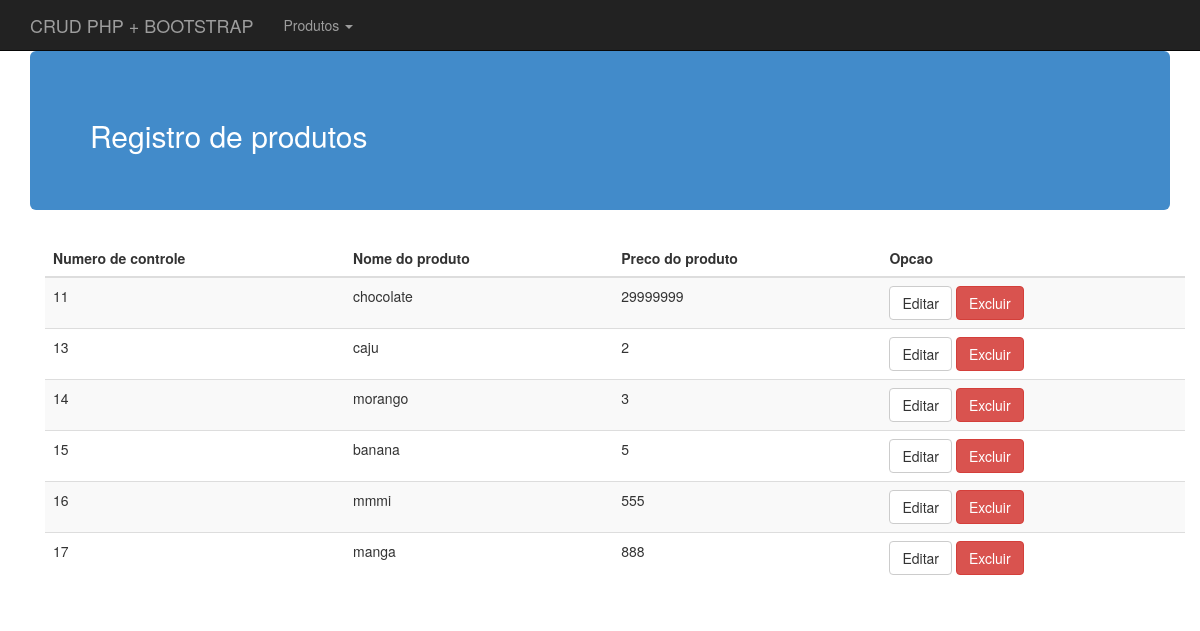
The page / on the database its author committed.
### tables this page shows
CREATE TABLE IF NOT EXISTS `produtos` (
  `id` int(11) NOT NULL AUTO_INCREMENT,
  `nome` varchar(45) NOT NULL,
  `preco` double NOT NULL,
  PRIMARY KEY (`id`)
);

### controller/produto_controller.php (called while the page is built, shortened)
<?php
require_once 'model/produto_model.php';
class produto_controller{
	private $model_e;
	function __construct(){
		$this->model_e= new produto_model();
	}
	function index(){
		$query = $this->model_e->get();
		require_once 'view/header.php';
		require_once 'view/index.php';
		require_once 'view/footer.php';
	}
}
?>

### bd/conecta.php (called while the page is built)
<?php
class conecta{
	public static function getConnection(){
		$conn = new mysqli("localhost:3306","root","admin123","registroprodutos");
		$conn->query("SET NAMES 'utf8'");
		return $conn;
	}
}

### model/produto_model.php (called while the page is built, shortened)
<?php
	class produto_model{
		private $DB;
		private $produtos;
		function __construct(){
			$this->DB = conecta::getConnection();
			$this->produtos =  array();
		}
		function get(){
			$query= $this->DB->query("SELECT * FROM produtos");
			while($fila=$query->fetch_assoc()){
				$this->produtos[] = $fila;
			}
			return $this->produtos;
		}
	}
?>

### view/index.php (the view)
<div class="container" style=""margin-top:80px>
	<div class="jumbotron">
		<h2>Registro de produtos</h2>
	</div>
	<div class="container">
		<table class="table table-striped">
			<thead>
				<tr>
					<th>Numero de controle</th>
					<th>Nome do produto</th>
					<th>Preco do produto</th>
					<th>Opcao</th>
				</tr>
			</thead>
			<tbody>
				<?php foreach ($query as $data):?>
					<tr>
						<td><?php echo $data['id']?></td>
						<td><?php echo $data['nome']?></td>
						<td><?php echo $data['preco']?></td>
						<td><a href="index.php?c=produto&a=produto&_id=<?php echo $data['id'] ?>" class= "btn btn-default">Editar</a>
						    <a href="index.php?c=produto&a=delete&_id=<?php echo $data['id'] ?>" class= "btn btn-danger">Excluir</a></td>
					</tr>
				<?php endforeach; ?>
			</tbody>
		</table>
	</div>
</div>

### index.php (shortened to what this page needs)
<?php
require_once "bd/conecta.php";
if(!isset($_REQUEST['c']))
{
	$controller = new $controller;
	$controller->Index();
	}
?>

### view/header.php (shortened to what this page needs)
<!DOCTYPE html>
<html lang="pt">
<head>
	<link rel="stylesheet" href="styles/css/bootstrap.min.css">
	<link rel="stylesheet" href="styles/css/estilo.css">
</head>
<body>
	<header>
        <nav class="navbar navbar-inverse navbar-static-top" role="navigation">
			<div class="container">
				<div class="navbar-header">
					<a href="#" class="navbar-brand">CRUD PHP + BOOTSTRAP</a>
				</div>
				<div class="collapse navbar-collapse" id="navegacao">
					<ul class="nav navbar-nav">
						<li class="dropdown">
							<a href="#" class="dropdown-toggle" data-toggle="dropdown" role="button">
								Produtos <span class="caret"></span>
							</a>
						</li>
					</ul>
				</div>
			</div>
		</nav>
	</header>

### view/footer.php (shortened to what this page needs)
</body>
</html>

### styles/css/estilo.css (style rules this page uses)
.navbar { margin-bottom: 0; }
.jumbotron { background: #428BCA; color:#FFF; padding: 20 0; }

### rows shown on the page
produtos: id "11", nome "chocolate", preco "29999999"
produtos: id "13", nome "caju", preco "2"
produtos: id "14", nome "morango", preco "3"
produtos: id "15", nome "banana", preco "5"
produtos: id "16", nome "mmmi", preco "555"
produtos: id "17", nome "manga", preco "888"
